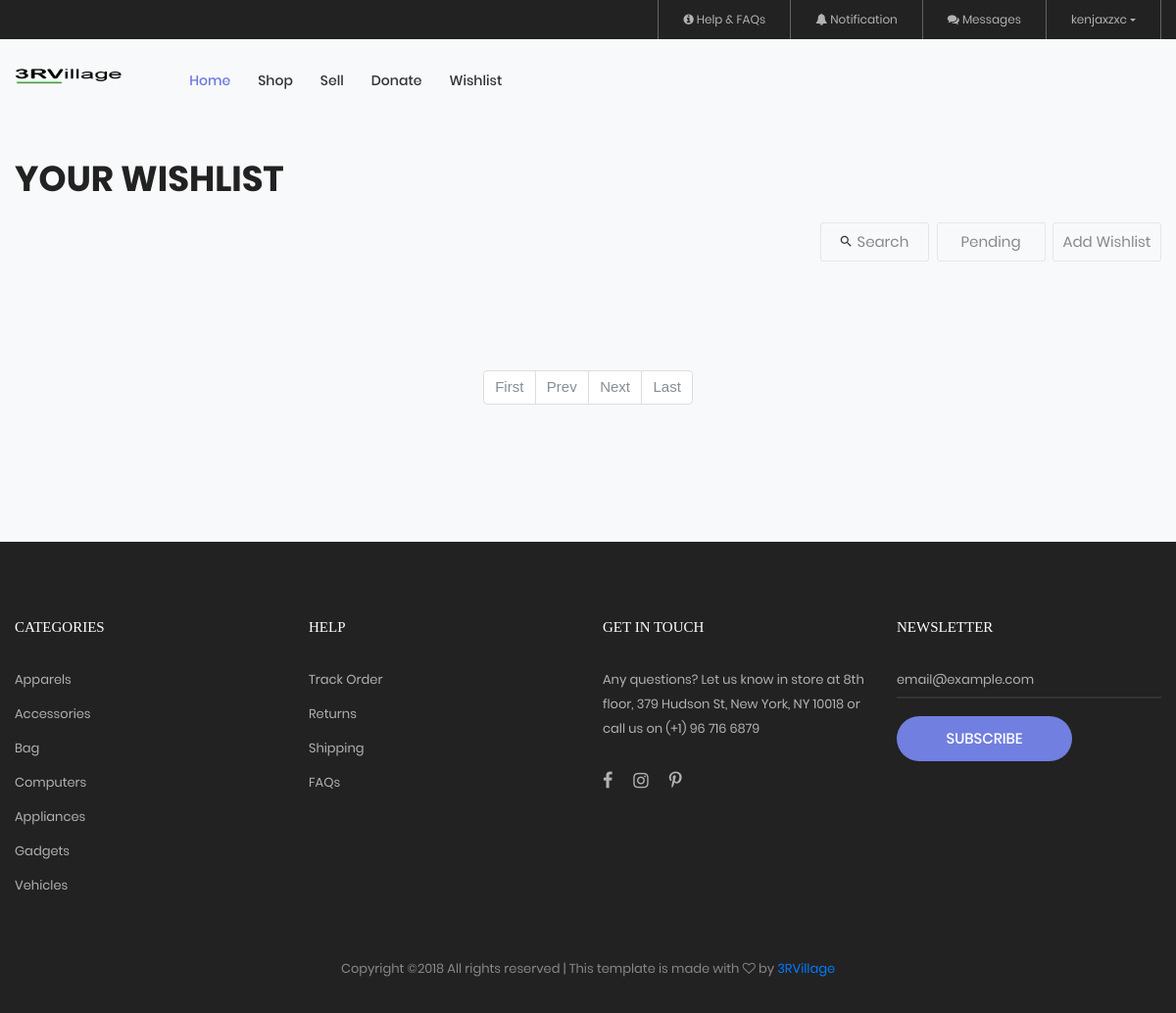
Before: /mywishlist.php (signed in) with the older database file.
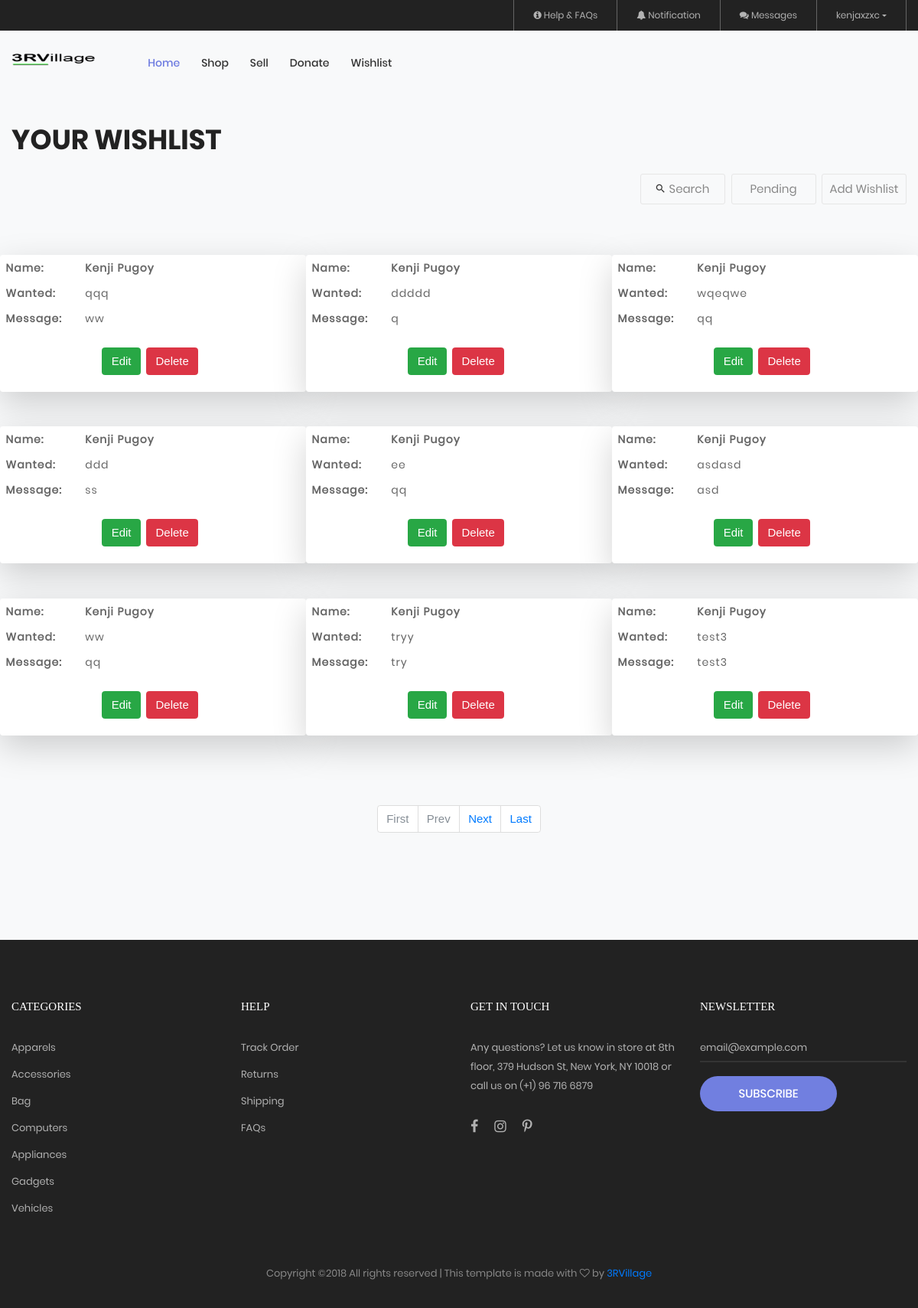
After: the same page with the newer database file.
### tables this page shows
CREATE TABLE `wishlist` (
  `WishListID` int(11) NOT NULL,
  `WLName` varchar(50) NOT NULL,
  `WLWant` varchar(100) NOT NULL,
  `WLMessage` varchar(255) NOT NULL,
  `WLCategory` varchar(50) NOT NULL,
  `accountid` int(11) NOT NULL,
  `WLStatus` int(11) NOT NULL DEFAULT '1'
);

### public/mywishlist.php (the view, shortened to what the changed rows need)
  <?php
  include('connection.php');
  ?>
  <?php
  if(!isset($_GET['page']) || $_GET['page'] <=0 || !is_numeric($_GET['page'])){
        $page = 1;
      }else{
        $page = $_GET['page'];
      }
  function pagination($table,$field,$field1Ans,$field2,$field2Ans,$page,$offset,$limit,$order,$sort,$add){
        include('connection.php');
      $arrayData = [];
      $sql = mysqli_query($conn,"SELECT COUNT(*) FROM $table WHERE $field = '$field1Ans' AND $field2 = '$field2Ans'");
      $totalPage = mysqli_fetch_array($sql)[0];
      $totalPages = ceil($totalPage/$limit);
      $offset = ($page-1) * $limit;
      $first = ($page <= 1)?"disabled":"";
      $prevLI = ($page <= 1)?"disabled":"";
      $prevLink = ($prevLI == "disabled")?"#":"?page=".($page-1)."".$add;
      $nextLI = ($page >= $totalPages)?"disabled":"";
      $nextLink = ($nextLI == "disabled")?"#":"?page=".($page+1)."".$add;
      $lastLI = ($page >= $totalPages)?"disabled":"";
      $lastLink = ($lastLI == "disabled")?"#":"?page=".$totalPages."".$add;
      $pagination = '
        <nav>
          <ul class="pagination">
            <li class="page-item '.$first.'"><a class="page-link" href="?page=1'.$add.'">First</a></li>
            <li class="page-item '.$prevLI.'"><a class="page-link" href="'.$prevLink.'">Prev</a></li>
            <li class="page-item '.$nextLI.'"><a class="page-link" href="'.$nextLink.'">Next</a></li>
            <li class="page-item '.$lastLI.'"><a class="page-link" href="'.$lastLink.'">Last</a></li>
          </ul>
        </nav>
        ';
      if(is_numeric($page)){
         $sql = mysqli_query($conn,"SELECT * FROM $table WHERE $field = '$field1Ans' AND $field2 = '$field2Ans' ORDER BY $order $sort LIMIT $offset,$limit");
         while ($row = mysqli_fetch_assoc($sql)){
          $arrayData[] = $row;
         }
      }
      return json_encode(array("pagination"=>$pagination,"data"=>$arrayData));
    }
   ?>
<!DOCTYPE html>
<html lang="en">
<head>
  <?php include('link.php');?>
  </head>
<body class="bg-light">
   <section class="bg0 p-t-23 p-b-140 m-t-100 bg-light">
    <div class="container">
       <?php
           $sessionID = $_SESSION['accountid'];
           $id = mysqli_query($conn, "SELECT accountid FROM `account` WHERE username = '$sessionID'")->fetch_object()->accountid;
            $dataAll = json_decode(pagination("wishlist","WLStatus",1,"accountid","$id",$page,1,9,"WishListID","DESC",""),true);
            $res = mysqli_query($conn, "SELECT * FROM account WHERE accountid = '$id'");
              while($row=$res->fetch_array()){
     ?>
      <?php
      $builder = $dom = null;
        foreach ($dataAll['data'] as $value) {
           $builder =
         '
    <div class="row">
    <div class="shadow-lg col-sm-4 p-2 bg-white rounded mb-5 isotope-item *">
        <div class="row stext-105 cl3 p-b-5">
        <div class="col-sm-3">
          <strong><label>Name:</label></strong>
        </div>
        <div class="col-sm-8 ">
          <label><strong>'.$value['WLName'].'</strong></label>
        </div>
      </div>
      <div class="row stext-105 cl3 p-b-5">
        <div class="col-sm-3">
          <strong><label>Wanted:</label></strong>
        </div>
        <div class="col-sm-8">
          <label>'.$value['WLWant'].'</label>
        </div>
      </div>
      <div class="row stext-105 cl3 p-b-5">
        <div class="col-sm-3">
         <strong><label>Message:</label></strong>
        </div>
        <div class="col-sm-8">
          <label>'.$value['WLMessage'].'</label>
        </div>
      </div>
      <div class="row justify-content-center">
        <div class="row justify-content-center py-3">
          <a href="updatewishlist.php?id='.$value['WishListID'].'"><button type="button" class="btn btn-success mr-2"
          onclick="confirm(\'Are you sure to edit ?\')">Edit</button></a>
          <a href="deactivatewishlist.php?del='.$value['WishListID'].'"><button type="button" class="btn btn-danger mr-2"
          onclick="confirm(\'Are you sure to delete this post ?\')">Delete</button></a>
        </div>
      </div>
     </div>
    </div>
    ';
          $dom = $dom."".$builder;
      }
    }
      ?>
      <div class="row isotope-grid">
        <?php echo $dom; ?>
      </div>
    </div>
    <div class="flex-c-m flex-w w-full p-t-45">
      <?php
      echo $dataAll['pagination'];
     ?>
      </div>
  </section>
 </body>
</html>

Changed rows visible on the page:
added wishlist: WLName "Kenji Pugoy", WLWant "qqq", WLMessage "ww"
added wishlist: WLName "Kenji Pugoy", WLWant "ddddd", WLMessage "q"
added wishlist: WLName "Kenji Pugoy", WLWant "wqeqwe", WLMessage "qq"
added wishlist: WLName "Kenji Pugoy", WLWant "ddd", WLMessage "ss"
added wishlist: WLName "Kenji Pugoy", WLWant "ee", WLMessage "qq"
added wishlist: WLName "Kenji Pugoy", WLWant "asdasd", WLMessage "asd"
added wishlist: WLName "Kenji Pugoy", WLWant "ww", WLMessage "qq"
added wishlist: WLName "Kenji Pugoy", WLWant "tryy", WLMessage "try"
added wishlist: WLName "Kenji Pugoy", WLWant "test3", WLMessage "test3"
Other visible differences:
text now shown: "Name: Name: Name: Name: Name: Name: Name: Name: Name: Wanted: Wanted: Wanted: Wanted: Wanted: Wanted: Wanted: Wanted: Wanted: Message: Message: Message: Message: Message: Message: Message: Message: Message: Edit Edit Edit Edit Edit Edit Edit Edit Edit Delete Delete Delete Delete Delete Delete Delete Delete Delete"
